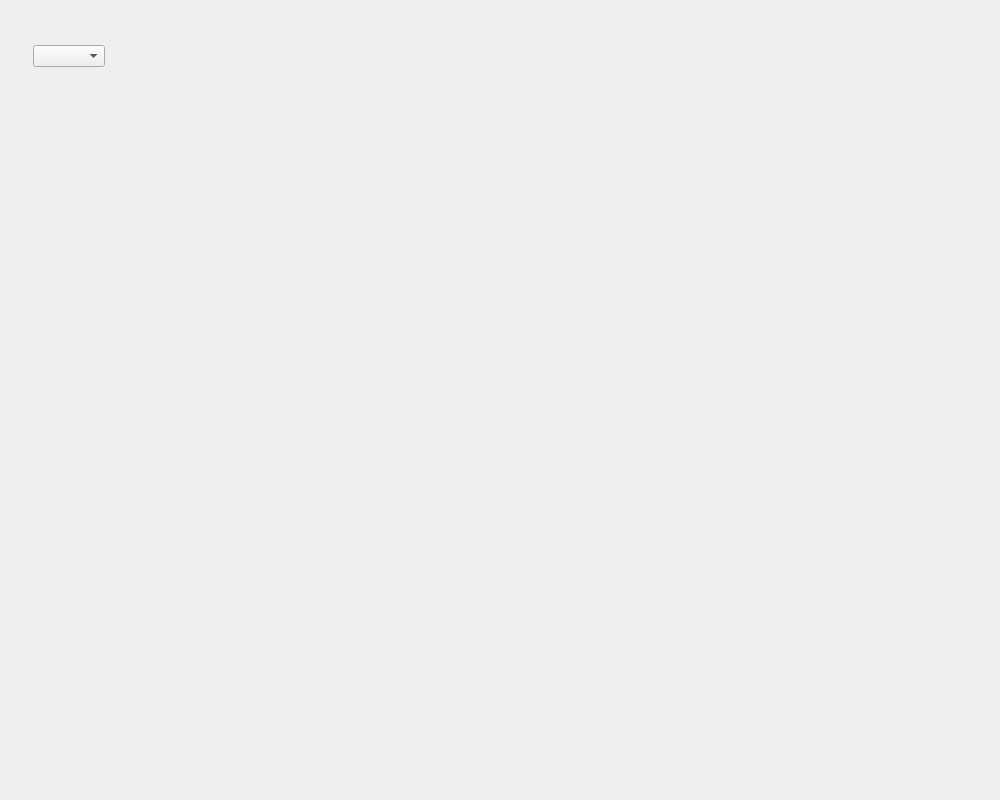
<?xml version="1.0" encoding="UTF-8"?>
<ui version="4.0">
 <class>ThreadDemoMainWidgetClass</class>
 <widget class="QWidget" name="ThreadDemoMainWidgetClass">
  <property name="geometry">
   <rect>
    <x>0</x>
    <y>0</y>
    <width>1000</width>
    <height>800</height>
   </rect>
  </property>
  <property name="windowTitle">
   <string>ThreadDemoMainWidget</string>
  </property>
  <layout class="QGridLayout" name="gridLayout">
   <item row="1" column="0">
    <widget class="QWidget" name="rootWidget" native="true">
     <layout class="QVBoxLayout" name="verticalLayout" stretch="1,10">
      <item>
       <widget class="QWidget" name="topWidget" native="true">
        <layout class="QHBoxLayout" name="horizontalLayout">
         <item>
          <widget class="QComboBox" name="comboBox"/>
         </item>
         <item>
          <spacer name="horizontalSpacer">
           <property name="orientation">
            <enum>Qt::Horizontal</enum>
           </property>
           <property name="sizeHint" stdset="0">
            <size>
             <width>40</width>
             <height>20</height>
            </size>
           </property>
          </spacer>
         </item>
        </layout>
       </widget>
      </item>
      <item>
       <widget class="QWidget" name="bottomWidget" native="true"/>
      </item>
     </layout>
    </widget>
   </item>
  </layout>
 </widget>
 <layoutdefault spacing="6" margin="11"/>
 <resources>
  <include location="ThreadDemoMainWidget.qrc"/>
 </resources>
 <connections>
  <connection>
   <sender>comboBox</sender>
   <signal>currentIndexChanged(int)</signal>
   <receiver>ThreadDemoMainWidgetClass</receiver>
   <slot>comboBoxCurrentIndexChanged()</slot>
   <hints>
    <hint type="sourcelabel">
     <x>89</x>
     <y>55</y>
    </hint>
    <hint type="destinationlabel">
     <x>92</x>
     <y>-18</y>
    </hint>
   </hints>
  </connection>
 </connections>
 <slots>
  <slot>comboBoxCurrentIndexChanged()</slot>
 </slots>
</ui>
